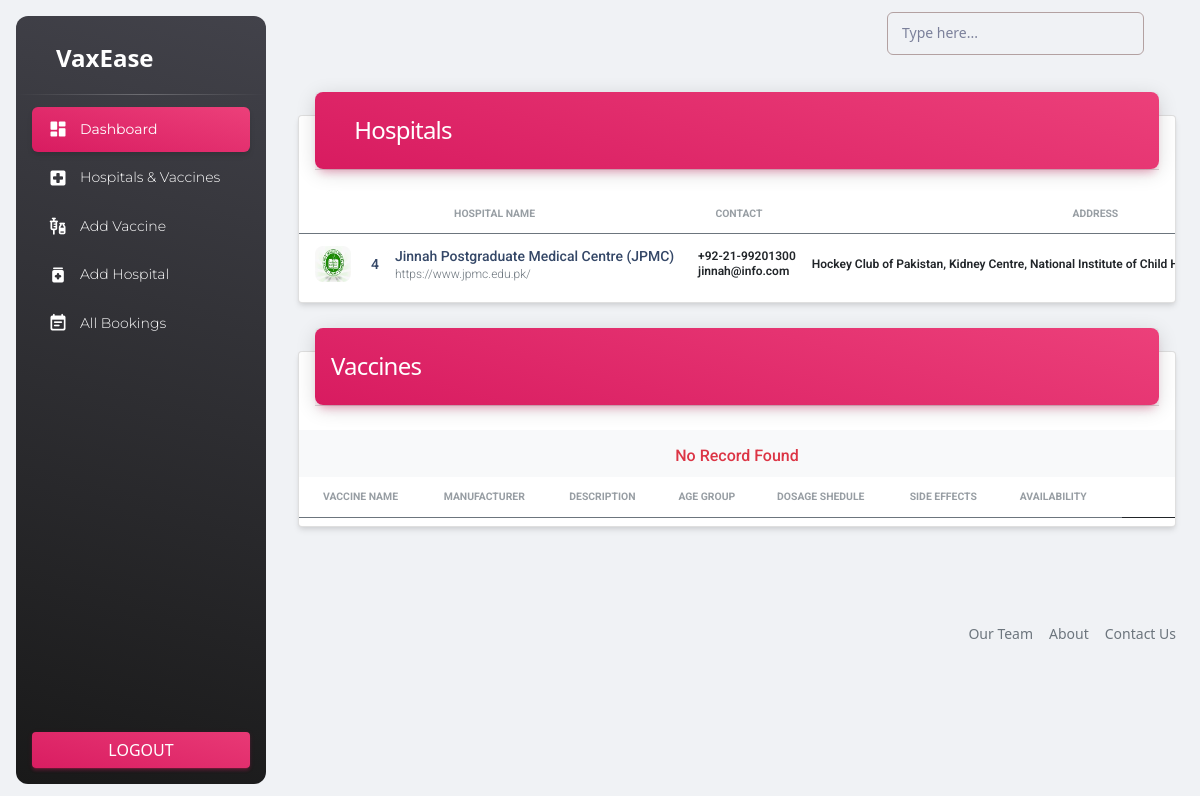
Page /admin/hospital-list.php (signed in) on the committed database.
### tables this page shows
CREATE TABLE `hospitals` (
  `id` int(11) NOT NULL,
  `hosp_name` varchar(255) NOT NULL,
  `hosp_email` varchar(255) NOT NULL,
  `hosp_pass` varchar(255) NOT NULL,
  `hosp_website` varchar(255) NOT NULL,
  `hosp_phone` varchar(18) NOT NULL,
  `hosp_address` varchar(255) NOT NULL,
  `type` enum('Private','Government') NOT NULL,
  `availability` enum('Yes','No') NOT NULL,
  `num_of_bed` int(6) NOT NULL,
  `hosp_logo` varchar(500) NOT NULL,
  `enrolled_at` timestamp NOT NULL DEFAULT current_timestamp()
);

### functions/myfunctions.php (called while the page is built, shortened)
<?php
    include("../config/dbcon.php");
    function getAll($table)
    {
        global $con;
        $query = "SELECT * FROM $table";
        return $query_run = mysqli_query($con, $query);
    }
?>

### admin/hospital-list.php (the view, shortened to what this page needs)
<?php
include('includes/header.php');
    ?>
<div class="container py-4">
    <div class="row">
        <div class="col-12">
            <div class="card my-4">
                <div class="card-header p-0 position-relative mt-n4 mx-3 z-index-2">
                    <div class="bg-gradient-primary shadow-primary border-radius-lg pt-4 pb-3">
                        <h4 class="text-white text-capitalize ps-3"><i class="fa fa-hospital"></i> Hospitals</h4>
                    </div>
                </div>
                <div class="card-body px-0 pb-2">
                    <div class="table-responsive p-0">
                        <table class="table align-items-center mb-0">
                            <thead>
                                <tr>
                                    <th class="text-center text-uppercase text-secondary text-xxs font-weight-bolder opacity-7">
                                        Hospital Name</th>
                                    <th
                                        class="text-center text-uppercase text-secondary text-xxs font-weight-bolder opacity-7 ps-2">
                                        Contact</th>
                                    <th
                                        class="text-center text-uppercase text-secondary text-xxs font-weight-bolder opacity-7">
                                        Address</th>
                                </tr>
                            </thead>
                            <tbody>
                                <?php
                                $hospitals = getAll("hospitals");
                                if (mysqli_num_rows($hospitals) > 0) {
                                    foreach ($hospitals as $item) {
                                        ?>
                                        <tr>
                                            <td>
                                                <div class="d-flex px-2 py-1">
                                                    <div>
                                                        <img src="../uploads/<?= $item['hosp_logo'] ?>"
                                                            class="avatar avatar-sm me-1 border-radius-lg"
                                                            alt="<?= $item['hosp_name']; ?>">
                                                    </div>
                                                    <div class="mx-3 pt-2">
                                                        <h5 class="ml-0 mb-0 text-sm">
                                                            <?= $item['id']; ?>
                                                        </h5>
                                                    </div>
                                                    <div class="d-flex flex-column justify-content-center">
                                                        <h6 class="mb-0 text-sm">
                                                            <?= $item['hosp_name']; ?>
                                                        </h6>
                                                        <p class="text-xs text-secondary mb-0">
                                                            <?= $item['hosp_website']; ?>
                                                        </p>
                                                    </div>
                                                </div>
                                            </td>
                                            <td>
                                                <p class="text-xs font-weight-bold mb-0">
                                                    <?= $item['hosp_phone']; ?>
                                                </p>
                                                <p class="text-xs font-weight-bold mb-0">
                                                    <?= $item['hosp_email']; ?>
                                                </p>
                                            </td>
                                            <td class="align-middle text-center text-sm">
                                                <p class="text-xs font-weight-bold mb-0">
                                                    <?= $item['hosp_address']; ?>
                                                </p>
                                            </td>
                                        </tr>
                                        <?php
                                    }
                                } else {
                                    ?>
                                    <div class="container d-flex justify-content-center text-center bg-light pt-3 pb-1">
                                        <h5 class="text-danger text-capitalize fs-6">no record found</h5>
                                    </div>
                                    <?php
                                }
                                ?>
                            </tbody>
                        </table>
                    </div>
                </div>
            </div>
        </div>
    </div>
    <div id="vaccine" class="row">
        <div class="col-12">
            <div class="card my-4">
                <div class="card-header p-0 position-relative mt-n4 mx-3 z-index-2">
                    <div class="bg-gradient-primary shadow-primary border-radius-lg pt-4 pb-3">
                        <h4 class="text-white text-capitalize ps-3">Vaccines</h4>
                    </div>
                </div>
                <div class="card-body px-0 pb-2">
                    <div class="table-responsive p-0">
                        <table class="table align-items-center justify-content-center mb-0">
                            <thead>
                                <tr>
                                    <th class="text-uppercase text-secondary text-xxs font-weight-bolder opacity-7">
                                        Vaccine Name</th>
                                    <th
                                        class="text-uppercase text-secondary text-xxs font-weight-bolder opacity-7 ps-2">
                                        Manufacturer</th>
                                    <th
                                        class="text-uppercase text-secondary text-xxs font-weight-bolder opacity-7 ps-2">
                                        Description</th>
                                    <th
                                        class="text-uppercase text-secondary text-xxs font-weight-bolder opacity-7 ps-2">
                                        Age Group</th>
                                    <th
                                        class="text-uppercase text-secondary text-xxs font-weight-bolder opacity-7 ps-2">
                                        Dosage Shedule</th>
                                    <th
                                        class="text-uppercase text-secondary text-xxs font-weight-bolder opacity-7 ps-2">
                                        Side Effects</th>
                                    <th
                                        class="text-uppercase text-secondary text-xxs font-weight-bolder opacity-7 ps-2">
                                        Availability</th>
                                    <th></th>
                                </tr>
                            </thead>
                            <tbody>
                                <?php
                                $vaccine = getAll("vaccine");
                                if (mysqli_num_rows($vaccine) > 0) {
                                    foreach ($vaccine as $item) {
                                        ?>
                                        <tr>
                                            <td>
                                                <div class="d-flex px-2">
                                                    <div>
                                                        <img src="../uploads/<?= $item['vaccine_image'] ?>"
                                                            class="avatar avatar-sm rounded-circle me-2"
                                                            alt="<?= $item['vaccine_name'] ?>">
                                                    </div>
                                                    <div class="my-auto">
                                                        <h6 class="mb-0 text-sm">
                                                            <?= $item['vaccine_name'] ?>
                                                        </h6>
                                                    </div>
                                                </div>
                                            </td>
                                            <td>
                                                <span class="text-xs font-weight-bold">
                                                    <?= $item['vaccine_description'] ?>
                                                </span>
                                            </td>
                                            <td>
                                                <p class="text-sm font-weight-bold mb-0">
                                                    <?= $item['req_age_group'] ?>
                                                </p>
                                            </td>
                                            <td>
                                                <p class="text-sm font-weight-bold mb-0">
                                                    <?= $item['dosage_shed'] ?>
                                                </p>
                                            </td>
                                            <td>
                                                <p class="text-sm font-weight-bold mb-0">
                                                    <?= $item['storage_req'] ?>
                                                </p>
                                            </td>
                                            <td>
                                                <p class="text-sm font-weight-bold mb-0">
                                                    <?= $item['side_effects'] ?>
                                                </p>
                                            </td>
                                            <td class="align-middle text-center">
                                                <div class="d-flex align-items-center justify-content-center">
                                                    <span class="me-2 text-xs font-weight-bold">60%</span>
                                                    <div>
                                                        <div class="progress">
                                                            <div class="progress-bar bg-gradient-info" role="progressbar"
                                                                aria-valuenow="60" aria-valuemin="0" aria-valuemax="100"
                                                                style="width: 60%;"></div>
                                                        </div>
                                                    </div>
                                                </div>
                                            </td>
                                            <td class="align-middle">
                                                <form action="code.php" method="POST">
                                                    <input type="hidden" name="vaccine_id" value="<?= $item['id']; ?>">
                                                    <button style="border: none; background: none" type="submit"
                                                        name="delete_vaccine_btn" class="font-weight-bold text-xs">
                                                        Delete
                                                    </button>
                                                </form>
                                            </td>
                                        </tr>
                                        <?php
                                    }
                                } else {
                                    ?>
                                    <div class="container d-flex justify-content-center text-center bg-light pt-3 pb-1">
                                        <h5 class="text-danger text-capitalize fs-6">no record found</h5>
                                    </div>
                                    <?php
                                }
                                ?>
                            </tbody>
                        </table>
                    </div>
                </div>
            </div>
        </div>
    </div>
</div>
<?php include('includes/footer.php'); ?>

### rows in the picture
hospitals: hosp_logo (picture), id "4", hosp_name "Jinnah Postgraduate Medical Centre (JPMC)", hosp_website "https://www.jpmc.edu.pk/", hosp_phone "+92-21-99201300", hosp_email "jinnah@info.com", hosp_address "Hockey Club of Pakistan, Kidney Centre, National Institute of Child…"
